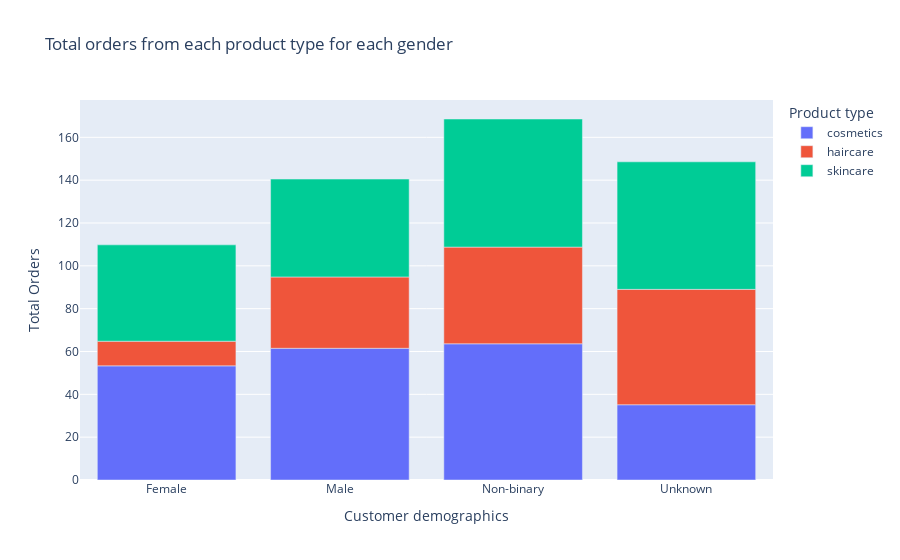

Notebook code for this chart:
### Code cell
#Total orders from each product type for each gender
data = df.groupby(['Product type','Customer demographics'])['Order quantities'].mean().reset_index(name='Total Orders')

fig = px.bar(data, x="Customer demographics", y="Total Orders", color="Product type", 
             title="Total orders from each product type for each gender")
fig.show()

### Figure 1 — Plotly figure (JSON) as saved in the notebook; plotly's stock layout.template omitted (floating-point values rounded to 4 significant figures)
{"data": [{"alignmentgroup": "True", "hovertemplate": "Product type=cosmetics<br>Customer demographics=%{x}<br>Total Orders=%{y}<extra></extra>", "legendgroup": "cosmetics", "marker": {"color": "#636efa", "pattern": {"shape": ""}}, "name": "cosmetics", "offsetgroup": "cosmetics", "orientation": "v", "showlegend": true, "textposition": "auto", "type": "bar", "x": ["Female", "Male", "Non-binary", "Unknown"], "xaxis": "x", "y": [53.3, 61.5, 63.6, 35.14], "yaxis": "y"}, {"alignmentgroup": "True", "hovertemplate": "Product type=haircare<br>Customer demographics=%{x}<br>Total Orders=%{y}<extra></extra>", "legendgroup": "haircare", "marker": {"color": "#EF553B", "pattern": {"shape": ""}}, "name": "haircare", "offsetgroup": "haircare", "orientation": "v", "showlegend": true, "textposition": "auto", "type": "bar", "x": ["Female", "Male", "Non-binary", "Unknown"], "xaxis": "x", "y": [11.5, 33.3, 45.14, 53.87], "yaxis": "y"}, {"alignmentgroup": "True", "hovertemplate": "Product type=skincare<br>Customer demographics=%{x}<br>Total Orders=%{y}<extra></extra>", "legendgroup": "skincare", "marker": {"color": "#00cc96", "pattern": {"shape": ""}}, "name": "skincare", "offsetgroup": "skincare", "orientation": "v", "showlegend": true, "textposition": "auto", "type": "bar", "x": ["Female", "Male", "Non-binary", "Unknown"], "xaxis": "x", "y": [45, 45.71, 59.82, 59.56], "yaxis": "y"}], "layout": {"barmode": "relative", "legend": {"title": {"text": "Product type"}, "tracegroupgap": 0}, "title": {"text": "Total orders from each product type for each gender"}, "xaxis": {"anchor": "y", "domain": [0, 1], "title": {"text": "Customer demographics"}}, "yaxis": {"anchor": "x", "domain": [0, 1], "title": {"text": "Total Orders"}}}}
